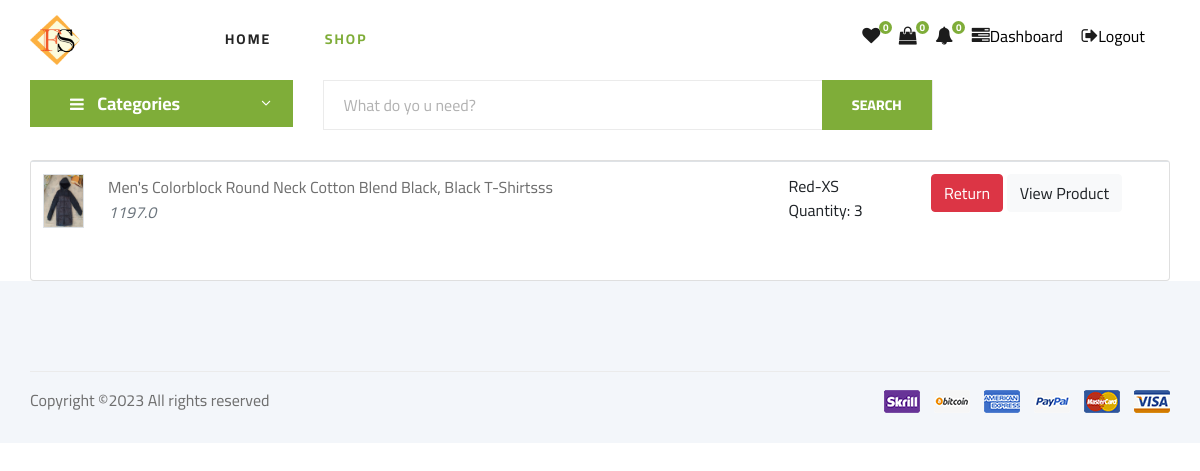
/order_details/88/ (signed in), run on the app's committed database.
### store/models.py (models this page shows, shortened)
class OrderProduct(models.Model):
	user = models.ForeignKey(User, on_delete=models.CASCADE, null=True)
	product = models.ForeignKey(Products, on_delete=models.CASCADE, null=True)
	product_price = models.FloatField()
	payment = models.ForeignKey(Payment, on_delete=models.CASCADE, blank=True, null=True)
	order = models.ForeignKey(Order, on_delete=models.CASCADE, null=True)
	quantity = models.IntegerField(default=0, null=True, blank=True)
	created_at = models.DateTimeField(auto_now_add=True)
	updated_at = models.DateTimeField(auto_now=True)
	ordered = models.BooleanField(default=False)
	returned = models.BooleanField(default=False)
	color = models.CharField(max_length=50)
	size = models.CharField(max_length=50)

class BaseModel(models.Model):
	uid = models.UUIDField(primary_key=True , editable=False , default=uuid.uuid4)
	created_at = models.DateTimeField(auto_now= True)
	updated_at = models.DateTimeField(auto_now_add= True)
	class Meta:
		abstract = True

class Products(BaseModel):
	product_name = models.CharField(max_length=100)
	slug = models.SlugField(max_length=100,unique=True, null=True, blank=True)
	category = models.ForeignKey(Category, on_delete=models.CASCADE, related_name="products")
	price = models.FloatField()
	discount = models.IntegerField(null=True)
	rprice = models.FloatField()
	product_description = models.TextField()
	image = models.ImageField(upload_to="products")
	is_deleted = models.BooleanField(default=False)
	in_store = models.BooleanField(default=False)

### store/views.py (the view)
# urls.py: path('order_details/<orderno>/', views.order_details, name="order_details"),
@login_required(login_url='login')
def order_details(request, orderno):
    order = Order.objects.get(id=orderno)
    print(order)
    order_product_list = OrderProduct.objects.filter(order=order)
    context = {'order_product_list':order_product_list,'orderno':orderno,'order':order}
    return render(request, 'user/order_details.html', context)

### store/context_processors.py (called while the page is built)
def category_list_processor(request):
    category_list = Category.objects.all()
    return {'category_list': category_list}

def cart_counter(request):
    cart_count = 0
    try:
        if request.user.is_authenticated:
            cart_items = CartItems.objects.all().filter(user=request.user)
        else:
            cart = uCart.objects.filter(cart_id=_cart_id(request))
            cart_items = CartItems.objects.all().filter(cart=cart[:1])
        for cart_item in cart_items:
            cart_count += cart_item.quantity
    except uCart.DoesNotExist:
        cart_count=0
    return dict(cart_count=cart_count)

def wish_counter(request):
    if request.user.is_authenticated:
        wish_items = WishList.objects.filter(user=request.user)
    else:
        guest = Guest.objects.filter(guest_id=_wishlist_id(request)).first()
        if guest:
            wish_items = WishList.objects.filter(guest=guest)
        else:
            wish_items = []
    wish_count = wish_items.count() if wish_items else 0
    return {'wish_count': wish_count}

def notification_counter(request):
    if request.user.is_authenticated:
        notifications = Notification.objects.filter(user=request.user,is_read=False)
        noti_count = notifications.count() if notifications else 0
        return dict(noti_count=noti_count)
    else:
        return dict(noti_count=0)

### store/templates/user/order_details.html (shortened to what this page needs)
{% extends "../store/base.html" %}
{%load static%}
{%block body%}
<section class="section-conten padding-y bg">
<div class="container">
	<aside class="row">
		<main class="col-md-12">
		<article class="card">
			<div class="table-responsive">
			<table class="table table-hover">
				{%for item in order_product_list%}
				<tr>
				<td width="65">
				<img src="{{item.product.image.url}}" class="img-xs border">
				</td>
				<td>
				<p class="title mb-0">{{item.product.product_name}} </p>
				<var class="price text-muted">{{item.product_price}}</var>
				</td>
				<td> {{item.color}}-{{item.size}} <br> Quantity: {{item.quantity}} </td>
				<td width="250">
					{%if order.status == 'Completed' %}
					<a class="btn btn-danger" href="{%url 'return_request_add' item_id=item.id%}" onclick="return confirm('Are you sure you want to Return this Item?')">Return</a>
					{%endif%}
					<a href="{%url 'product_details' product_id=item.product.uid %}" class="btn btn-light"> View Product </a>
				</td>
				</tr>
				{%endfor%}
			</table>
			</div>
			<aside class="col-md-4">
			</aside>
		</article>
		</main>
	</aside>
</div>
</section>
{%endblock%}

### static/assets/css/style.css (style rules this page uses)
html, body { height: 100%; font-family: "Cairo", sans-serif; -webkit-font-smoothing: antialiased; font-smoothing: antialiased; }
p { font-size: 16px; font-family: "Cairo", sans-serif; color: #6f6f6f; font-weight: 400; line-height: 26px; margin: 0 0 15px 0; }
img { max-width: 100%; }
@media only screen and (min-width: 1200px) { .container { max-width: 1170px; } }

### data on the page
OrderProduct: product.image (picture), product.product_name "Men's Colorblock Round Neck Cotton Blend Black, Black T-Shirtsss", product_price "1197.0", color "Red", size "XS", quantity "3"

### other printed values
{{ wish_count }} "0"
{{ cart_count }} "0"
{{ noti_count }} "0"
